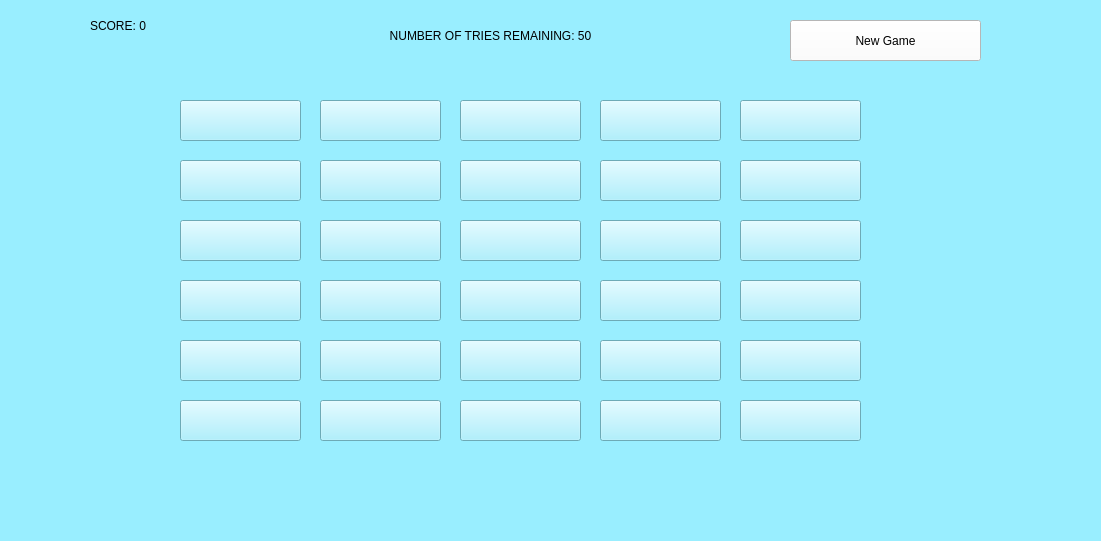
<?xml version="1.0" encoding="UTF-8"?>
<ui version="4.0">
 <class>MainWindow</class>
 <widget class="QMainWindow" name="MainWindow">
  <property name="geometry">
   <rect>
    <x>0</x>
    <y>0</y>
    <width>1101</width>
    <height>541</height>
   </rect>
  </property>
  <property name="windowTitle">
   <string>MainWindow</string>
  </property>
  <property name="styleSheet">
   <string notr="true">
background-color: rgb(153, 238, 255);</string>
  </property>
  <widget class="QWidget" name="centralwidget">
   <widget class="QLabel" name="label">
    <property name="geometry">
     <rect>
      <x>90</x>
      <y>-20</y>
      <width>151</width>
      <height>91</height>
     </rect>
    </property>
    <property name="text">
     <string>SCORE: 0</string>
    </property>
   </widget>
   <widget class="QPushButton" name="newGame">
    <property name="geometry">
     <rect>
      <x>790</x>
      <y>20</y>
      <width>191</width>
      <height>41</height>
     </rect>
    </property>
    <property name="styleSheet">
     <string notr="true">background-color: rgb(255, 255, 255);</string>
    </property>
    <property name="text">
     <string>New Game</string>
    </property>
   </widget>
   <widget class="QLabel" name="label_2">
    <property name="geometry">
     <rect>
      <x>290</x>
      <y>20</y>
      <width>401</width>
      <height>31</height>
     </rect>
    </property>
    <property name="text">
     <string>NUMBER OF TRIES REMAINING: 50</string>
    </property>
    <property name="alignment">
     <set>Qt::AlignCenter</set>
    </property>
   </widget>
   <widget class="QLabel" name="label_3">
    <property name="geometry">
     <rect>
      <x>30</x>
      <y>69</y>
      <width>1021</width>
      <height>361</height>
     </rect>
    </property>
    <property name="font">
     <font>
      <pointsize>48</pointsize>
     </font>
    </property>
    <property name="text">
     <string/>
    </property>
    <property name="alignment">
     <set>Qt::AlignCenter</set>
    </property>
   </widget>
   <widget class="QPushButton" name="pushButton1">
    <property name="enabled">
     <bool>true</bool>
    </property>
    <property name="geometry">
     <rect>
      <x>180</x>
      <y>100</y>
      <width>121</width>
      <height>41</height>
     </rect>
    </property>
    <property name="text">
     <string/>
    </property>
   </widget>
   <widget class="QPushButton" name="pushButton1_2">
    <property name="geometry">
     <rect>
      <x>320</x>
      <y>100</y>
      <width>121</width>
      <height>41</height>
     </rect>
    </property>
    <property name="text">
     <string/>
    </property>
   </widget>
   <widget class="QPushButton" name="pushButton1_3">
    <property name="geometry">
     <rect>
      <x>460</x>
      <y>100</y>
      <width>121</width>
      <height>41</height>
     </rect>
    </property>
    <property name="text">
     <string/>
    </property>
   </widget>
   <widget class="QPushButton" name="pushButton1_4">
    <property name="geometry">
     <rect>
      <x>600</x>
      <y>100</y>
      <width>121</width>
      <height>41</height>
     </rect>
    </property>
    <property name="text">
     <string/>
    </property>
   </widget>
   <widget class="QPushButton" name="pushButton1_5">
    <property name="geometry">
     <rect>
      <x>740</x>
      <y>100</y>
      <width>121</width>
      <height>41</height>
     </rect>
    </property>
    <property name="text">
     <string/>
    </property>
   </widget>
   <widget class="QPushButton" name="pushButton1_6">
    <property name="geometry">
     <rect>
      <x>460</x>
      <y>160</y>
      <width>121</width>
      <height>41</height>
     </rect>
    </property>
    <property name="text">
     <string/>
    </property>
   </widget>
   <widget class="QPushButton" name="pushButton1_7">
    <property name="geometry">
     <rect>
      <x>600</x>
      <y>160</y>
      <width>121</width>
      <height>41</height>
     </rect>
    </property>
    <property name="text">
     <string/>
    </property>
   </widget>
   <widget class="QPushButton" name="pushButton1_8">
    <property name="geometry">
     <rect>
      <x>740</x>
      <y>160</y>
      <width>121</width>
      <height>41</height>
     </rect>
    </property>
    <property name="text">
     <string/>
    </property>
   </widget>
   <widget class="QPushButton" name="pushButton1_9">
    <property name="geometry">
     <rect>
      <x>180</x>
      <y>160</y>
      <width>121</width>
      <height>41</height>
     </rect>
    </property>
    <property name="text">
     <string/>
    </property>
   </widget>
   <widget class="QPushButton" name="pushButton1_10">
    <property name="geometry">
     <rect>
      <x>320</x>
      <y>160</y>
      <width>121</width>
      <height>41</height>
     </rect>
    </property>
    <property name="text">
     <string/>
    </property>
   </widget>
   <widget class="QPushButton" name="pushButton1_11">
    <property name="geometry">
     <rect>
      <x>460</x>
      <y>220</y>
      <width>121</width>
      <height>41</height>
     </rect>
    </property>
    <property name="text">
     <string/>
    </property>
   </widget>
   <widget class="QPushButton" name="pushButton1_12">
    <property name="geometry">
     <rect>
      <x>600</x>
      <y>220</y>
      <width>121</width>
      <height>41</height>
     </rect>
    </property>
    <property name="text">
     <string/>
    </property>
   </widget>
   <widget class="QPushButton" name="pushButton1_13">
    <property name="geometry">
     <rect>
      <x>740</x>
      <y>220</y>
      <width>121</width>
      <height>41</height>
     </rect>
    </property>
    <property name="text">
     <string/>
    </property>
   </widget>
   <widget class="QPushButton" name="pushButton1_14">
    <property name="geometry">
     <rect>
      <x>180</x>
      <y>220</y>
      <width>121</width>
      <height>41</height>
     </rect>
    </property>
    <property name="text">
     <string/>
    </property>
   </widget>
   <widget class="QPushButton" name="pushButton1_15">
    <property name="geometry">
     <rect>
      <x>320</x>
      <y>220</y>
      <width>121</width>
      <height>41</height>
     </rect>
    </property>
    <property name="text">
     <string/>
    </property>
   </widget>
   <widget class="QPushButton" name="pushButton1_16">
    <property name="geometry">
     <rect>
      <x>460</x>
      <y>340</y>
      <width>121</width>
      <height>41</height>
     </rect>
    </property>
    <property name="text">
     <string/>
    </property>
   </widget>
   <widget class="QPushButton" name="pushButton1_17">
    <property name="geometry">
     <rect>
      <x>460</x>
      <y>400</y>
      <width>121</width>
      <height>41</height>
     </rect>
    </property>
    <property name="text">
     <string/>
    </property>
   </widget>
   <widget class="QPushButton" name="pushButton1_18">
    <property name="geometry">
     <rect>
      <x>460</x>
      <y>280</y>
      <width>121</width>
      <height>41</height>
     </rect>
    </property>
    <property name="text">
     <string/>
    </property>
   </widget>
   <widget class="QPushButton" name="pushButton1_19">
    <property name="geometry">
     <rect>
      <x>320</x>
      <y>400</y>
      <width>121</width>
      <height>41</height>
     </rect>
    </property>
    <property name="text">
     <string/>
    </property>
   </widget>
   <widget class="QPushButton" name="pushButton1_20">
    <property name="geometry">
     <rect>
      <x>180</x>
      <y>340</y>
      <width>121</width>
      <height>41</height>
     </rect>
    </property>
    <property name="text">
     <string/>
    </property>
   </widget>
   <widget class="QPushButton" name="pushButton1_21">
    <property name="geometry">
     <rect>
      <x>600</x>
      <y>400</y>
      <width>121</width>
      <height>41</height>
     </rect>
    </property>
    <property name="text">
     <string/>
    </property>
   </widget>
   <widget class="QPushButton" name="pushButton1_22">
    <property name="geometry">
     <rect>
      <x>600</x>
      <y>280</y>
      <width>121</width>
      <height>41</height>
     </rect>
    </property>
    <property name="text">
     <string/>
    </property>
   </widget>
   <widget class="QPushButton" name="pushButton1_23">
    <property name="geometry">
     <rect>
      <x>740</x>
      <y>340</y>
      <width>121</width>
      <height>41</height>
     </rect>
    </property>
    <property name="text">
     <string/>
    </property>
   </widget>
   <widget class="QPushButton" name="pushButton1_24">
    <property name="geometry">
     <rect>
      <x>320</x>
      <y>340</y>
      <width>121</width>
      <height>41</height>
     </rect>
    </property>
    <property name="text">
     <string/>
    </property>
   </widget>
   <widget class="QPushButton" name="pushButton1_25">
    <property name="geometry">
     <rect>
      <x>740</x>
      <y>280</y>
      <width>121</width>
      <height>41</height>
     </rect>
    </property>
    <property name="text">
     <string/>
    </property>
   </widget>
   <widget class="QPushButton" name="pushButton1_26">
    <property name="geometry">
     <rect>
      <x>600</x>
      <y>340</y>
      <width>121</width>
      <height>41</height>
     </rect>
    </property>
    <property name="text">
     <string/>
    </property>
   </widget>
   <widget class="QPushButton" name="pushButton1_27">
    <property name="geometry">
     <rect>
      <x>180</x>
      <y>280</y>
      <width>121</width>
      <height>41</height>
     </rect>
    </property>
    <property name="text">
     <string/>
    </property>
   </widget>
   <widget class="QPushButton" name="pushButton1_28">
    <property name="geometry">
     <rect>
      <x>180</x>
      <y>400</y>
      <width>121</width>
      <height>41</height>
     </rect>
    </property>
    <property name="text">
     <string/>
    </property>
   </widget>
   <widget class="QPushButton" name="pushButton1_29">
    <property name="geometry">
     <rect>
      <x>740</x>
      <y>400</y>
      <width>121</width>
      <height>41</height>
     </rect>
    </property>
    <property name="text">
     <string/>
    </property>
   </widget>
   <widget class="QPushButton" name="pushButton1_30">
    <property name="geometry">
     <rect>
      <x>320</x>
      <y>280</y>
      <width>121</width>
      <height>41</height>
     </rect>
    </property>
    <property name="text">
     <string/>
    </property>
   </widget>
  </widget>
  <widget class="QMenuBar" name="menubar">
   <property name="geometry">
    <rect>
     <x>0</x>
     <y>0</y>
     <width>1101</width>
     <height>26</height>
    </rect>
   </property>
  </widget>
  <widget class="QStatusBar" name="statusbar"/>
 </widget>
 <resources/>
 <connections/>
</ui>
